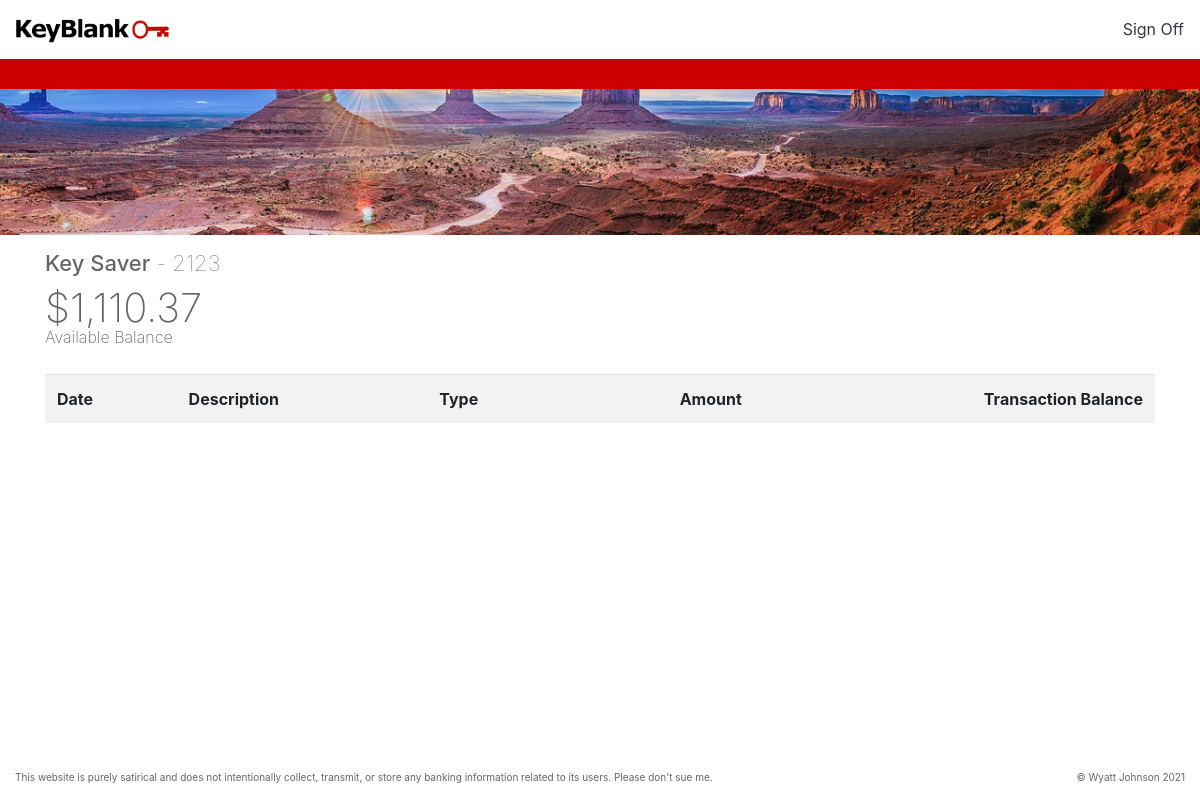
/transfers.php?type=savings, run on an earlier commit of the app's database.
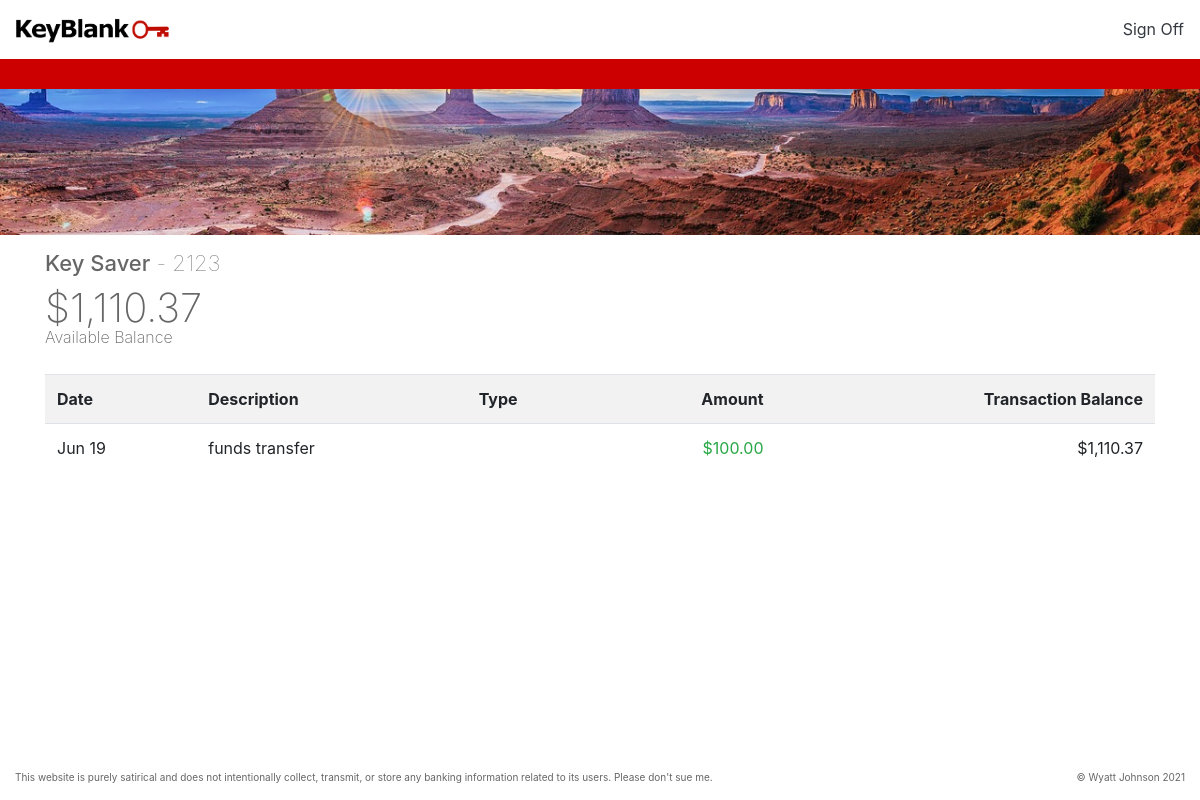
And on a later commit of the database.
### tables this page shows
CREATE TABLE `accounts` (
  `id` int(11) NOT NULL AUTO_INCREMENT,
  `name` varchar(20) NOT NULL,
  `balance` varchar(45) NOT NULL,
  PRIMARY KEY (`id`)
);

CREATE TABLE `transfers` (
  `id` int(11) NOT NULL AUTO_INCREMENT,
  `bankType` varchar(45) NOT NULL,
  `title` varchar(45) NOT NULL,
  `amount` varchar(45) NOT NULL,
  `date` date NOT NULL,
  PRIMARY KEY (`id`)
);

### transfers.php (the view, shortened to what this page needs)
<?php
include('layouts/header.php');
$type = $_GET['type'];
$stmt = $db->prepare("SELECT * FROM accounts WHERE name = ?");
$stmt->bind_param('s', $type);
$stmt->execute();
$account = $stmt->get_result()->fetch_assoc();
$today =  date('Y-m-d');
$threeMonths = date('Y-m-d', strtotime('-365 days', strtotime($today)));
$stmt = $db->prepare("SELECT * FROM transfers WHERE bankType = ? AND (`date` BETWEEN ? AND ?) ORDER BY `date` DESC");
$stmt->bind_param('sss', $account['name'], $threeMonths, $today);
$stmt->execute();
$transfers = $stmt->get_result();
?>
<div class="fixed-top">
  <div class="navbar navbar-light bg-white">
    <div class="navbar-left">
      <a href="homepage.php" class="navbar-brand"><img src="img/dark_logo.png" height="32px" alt=""></a>
    </div>
    <div class="navbar-right">
      <a class="text-dark" href="index.php">Sign Off</a>
    </div>
  </div>
  <div class="red-bar bg-primary"></div>
</div>
<div class="hero"></div>
<div class="container">
  <h1 class="bank-name"><?php echo $account['name'] == 'checking' ? 'Key Advantage MM Checking<span> - 9928</span>' : 'Key Saver<span> - 2123</span>'; ?></h1>
  <h2 class="balance">$<?php echo number_format($account['balance'], 2) ?></h2>
  <div class="available-balance-text">Available Balance</div>
  <table class="table table-striped transfers-table">
    <tr>
      <th>Date</th>
      <th>Description</th>
      <th>Type</th>
      <th class="text-right">Amount</th>
      <th class="text-right">Transaction Balance</th>
    </tr>
  <?php $accountBalance = $account['balance'];
  foreach ($transfers as $transfer) {
    $date = date_create($transfer['date']); ?>
    <tr>
      <td><?php echo date_format($date, 'M j'); ?></td>
      <td><?php echo $transfer['title']; ?></td>
      <td><?php echo $transfer['type']; ?></td>
      <td class="text-right <?php echo $transfer['amount'] < 0 ? '">-$': 'text-success">$'; echo number_format(abs($transfer['amount']), 2); ?></td>
      <td class="text-right">$<?php echo number_format($accountBalance, 2); ?></td>
    </tr>
<?php
    $accountBalance -= $transfer['amount'];
  }
 ?>
  </table>
</div>
<?php include('layouts/footer.php'); ?>

What changed in the data, as far as the page shows it:
added transfers: date "Jun 19", title "funds transfer", amount "100.00", $accountBalance "1,110.37"
